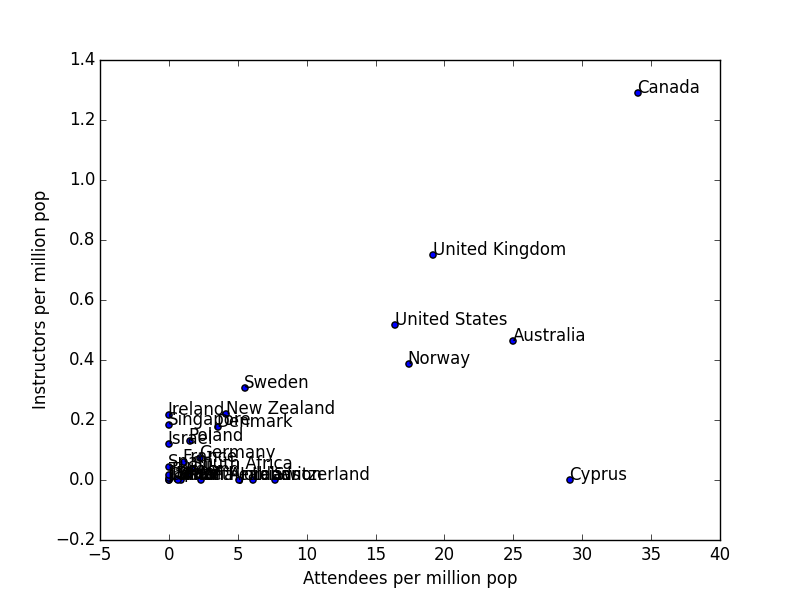

Generate this figure with Python:
import sys
import csv
import numpy as np
from matplotlib import pyplot as plt

countries = []
populations = []
attendees = []
instructors = []
with open(sys.argv[1], 'r') as raw:
    cooked = csv.reader(raw)
    for (c, p, a, i) in cooked:
        countries.append(c)
        populations.append(float(p))
        attendees.append(float(a))
        instructors.append(float(i))

populations = np.array(populations) / 1e6
attendees = np.array(attendees) / populations
instructors = np.array(instructors) / populations

plt.scatter(attendees, instructors)
plt.xlabel('Attendees per million pop')
plt.ylabel('Instructors per million pop')

for (label, x, y) in zip(countries, attendees, instructors):
    plt.annotate(label, xy = (x, y))

plt.show()
